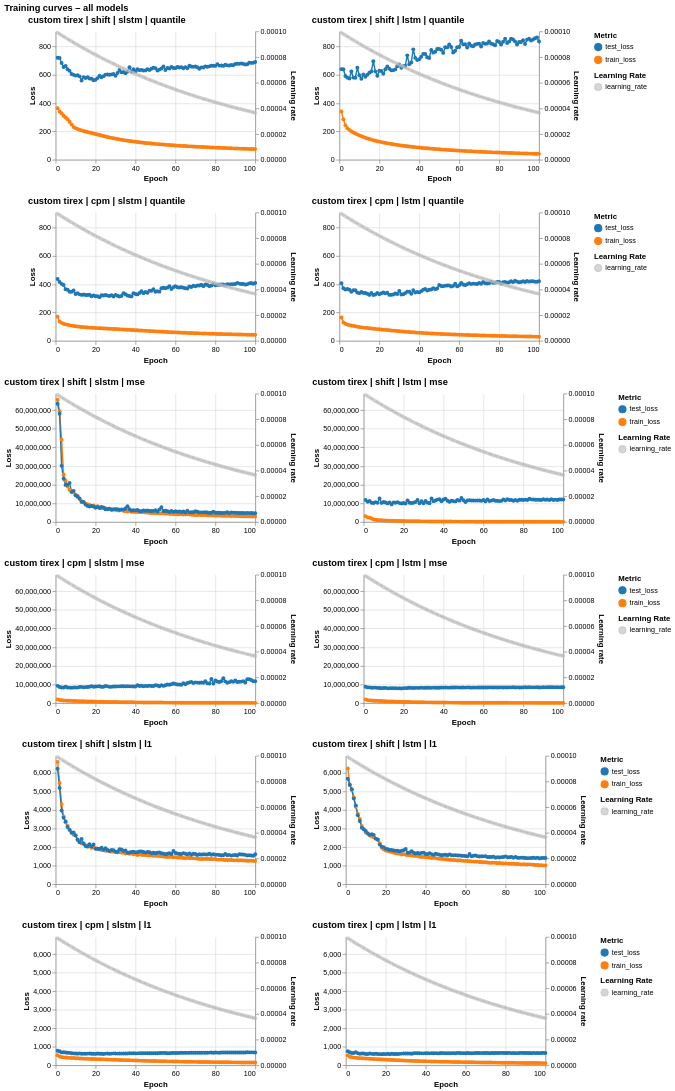

Notebook code for this chart:
### Code cell
for i, chart in enumerate(charts):
    orig_title = chart.title.text if chart.title else ""
    new_title = orig_title.split('_')[0] + ' ' + orig_title.split('_')[1] + ' | '+ ' | '.join(orig_title.split('_')[2:])
    if i%2 == 1:
        # Keep the legend
        charts[i] = chart.properties(title=new_title)
    else:
        # Hide the legend
        charts[i] = chart.encode(
            color=alt.Color("your_field:N", legend=None)
        ).properties(title=new_title)


# plots
cols = 2
rows = [
    alt.hconcat(*charts[i : i + cols], center=True).resolve_scale(color="shared")
    for i in range(0, len(charts), cols)
]

grid = (
    alt.vconcat(*rows,)
    .configure_view(strokeWidth=0)
    .configure_title(anchor="start")
    .properties(title="Training curves – all models")
)
grid

### Figure 1 — Vega-Lite specification as saved in the notebook (floating-point values rounded to 4 significant figures; data arrays with more than 128 entries replaced by an {"elided": "..."} marker saying what was removed)
{"config": {"view": {"continuousWidth": 300, "continuousHeight": 300, "strokeWidth": 0}, "title": {"anchor": "start"}}, "vconcat": [{"hconcat": [{"layer": [{"data": {"name": "data-e160b883706ff45c91ae15be11fde3f0"}, "mark": {"type": "line", "point": true}, "encoding": {"color": {"field": "variable", "scale": {"scheme": "category10"}, "title": "Metric", "type": "nominal"}, "tooltip": [{"field": "epoch", "type": "quantitative"}, {"field": "value", "type": "quantitative"}, {"field": "variable", "type": "nominal"}], "x": {"field": "epoch", "title": "Epoch", "type": "quantitative"}, "y": {"field": "value", "scale": {"domain": [0, 905.7]}, "title": "Loss", "type": "quantitative"}}, "title": "Loss"}, {"data": {"name": "data-c59b2f24dabe30abc28352378b23c16e"}, "mark": {"type": "line", "point": true, "strokeDash": [4, 4]}, "encoding": {"color": {"field": "variable", "scale": {"domain": ["learning_rate"], "range": ["#bbbbbb"]}, "title": "Learning Rate", "type": "nominal"}, "opacity": {"value": 0.6}, "tooltip": [{"field": "epoch", "type": "quantitative"}, {"field": "value", "type": "quantitative"}, {"field": "variable", "type": "nominal"}], "x": {"field": "epoch", "title": "Epoch", "type": "quantitative"}, "y": {"axis": {"orient": "right", "title": "Learning rate"}, "field": "value", "type": "quantitative"}}, "title": "Learning rate"}], "encoding": {"color": {"field": "your_field", "legend": null, "type": "nominal"}}, "height": 180, "resolve": {"scale": {"color": "independent", "y": "independent"}}, "title": "custom tirex | shift | slstm | quantile", "width": 280}, {"layer": [{"data": {"name": "data-446084bda733ddb92069693f94fe278e"}, "mark": {"type": "line", "point": true}, "encoding": {"color": {"field": "variable", "scale": {"scheme": "category10"}, "title": "Metric", "type": "nominal"}, "tooltip": [{"field": "epoch", "type": "quantitative"}, {"field": "value", "type": "quantitative"}, {"field": "variable", "type": "nominal"}], "x": {"field": "epoch", "title": "Epoch", "type": "quantitative"}, "y": {"field": "value", "scale": {"domain": [0, 905.7]}, "title": "Loss", "type": "quantitative"}}, "title": "Loss"}, {"data": {"name": "data-c59b2f24dabe30abc28352378b23c16e"}, "mark": {"type": "line", "point": true, "strokeDash": [4, 4]}, "encoding": {"color": {"field": "variable", "scale": {"domain": ["learning_rate"], "range": ["#bbbbbb"]}, "title": "Learning Rate", "type": "nominal"}, "opacity": {"value": 0.6}, "tooltip": [{"field": "epoch", "type": "quantitative"}, {"field": "value", "type": "quantitative"}, {"field": "variable", "type": "nominal"}], "x": {"field": "epoch", "title": "Epoch", "type": "quantitative"}, "y": {"axis": {"orient": "right", "title": "Learning rate"}, "field": "value", "type": "quantitative"}}, "title": "Learning rate"}], "height": 180, "resolve": {"scale": {"color": "independent", "y": "independent"}}, "title": "custom tirex | shift | lstm | quantile", "width": 280}], "center": true, "resolve": {"scale": {"color": "shared"}}}, {"hconcat": [{"layer": [{"data": {"name": "data-4916400ca1c2d81382f97f8de8934706"}, "mark": {"type": "line", "point": true}, "encoding": {"color": {"field": "variable", "scale": {"scheme": "category10"}, "title": "Metric", "type": "nominal"}, "tooltip": [{"field": "epoch", "type": "quantitative"}, {"field": "value", "type": "quantitative"}, {"field": "variable", "type": "nominal"}], "x": {"field": "epoch", "title": "Epoch", "type": "quantitative"}, "y": {"field": "value", "scale": {"domain": [0, 905.7]}, "title": "Loss", "type": "quantitative"}}, "title": "Loss"}, {"data": {"name": "data-c59b2f24dabe30abc28352378b23c16e"}, "mark": {"type": "line", "point": true, "strokeDash": [4, 4]}, "encoding": {"color": {"field": "variable", "scale": {"domain": ["learning_rate"], "range": ["#bbbbbb"]}, "title": "Learning Rate", "type": "nominal"}, "opacity": {"value": 0.6}, "tooltip": [{"field": "epoch", "type": "quantitative"}, {"field": "value", "type": "quantitative"}, {"field": "variable", "type": "nominal"}], "x": {"field": "epoch", "title": "Epoch", "type": "quantitative"}, "y": {"axis": {"orient": "right", "title": "Learning rate"}, "field": "value", "type": "quantitative"}}, "title": "Learning rate"}], "encoding": {"color": {"field": "your_field", "legend": null, "type": "nominal"}}, "height": 180, "resolve": {"scale": {"color": "independent", "y": "independent"}}, "title": "custom tirex | cpm | slstm | quantile", "width": 280}, {"layer": [{"data": {"name": "data-f36bab07d07279cf75336cc0d14f1858"}, "mark": {"type": "line", "point": true}, "encoding": {"color": {"field": "variable", "scale": {"scheme": "category10"}, "title": "Metric", "type": "nominal"}, "tooltip": [{"field": "epoch", "type": "quantitative"}, {"field": "value", "type": "quantitative"}, {"field": "variable", "type": "nominal"}], "x": {"field": "epoch", "title": "Epoch", "type": "quantitative"}, "y": {"field": "value", "scale": {"domain": [0, 905.7]}, "title": "Loss", "type": "quantitative"}}, "title": "Loss"}, {"data": {"name": "data-c59b2f24dabe30abc28352378b23c16e"}, "mark": {"type": "line", "point": true, "strokeDash": [4, 4]}, "encoding": {"color": {"field": "variable", "scale": {"domain": ["learning_rate"], "range": ["#bbbbbb"]}, "title": "Learning Rate", "type": "nominal"}, "opacity": {"value": 0.6}, "tooltip": [{"field": "epoch", "type": "quantitative"}, {"field": "value", "type": "quantitative"}, {"field": "variable", "type": "nominal"}], "x": {"field": "epoch", "title": "Epoch", "type": "quantitative"}, "y": {"axis": {"orient": "right", "title": "Learning rate"}, "field": "value", "type": "quantitative"}}, "title": "Learning rate"}], "height": 180, "resolve": {"scale": {"color": "independent", "y": "independent"}}, "title": "custom tirex | cpm | lstm | quantile", "width": 280}], "center": true, "resolve": {"scale": {"color": "shared"}}}, {"hconcat": [{"layer": [{"data": {"name": "data-832f4e20a48864a17a51449ea79612e0"}, "mark": {"type": "line", "point": true}, "encoding": {"color": {"field": "variable", "scale": {"scheme": "category10"}, "title": "Metric", "type": "nominal"}, "tooltip": [{"field": "epoch", "type": "quantitative"}, {"field": "value", "type": "quantitative"}, {"field": "variable", "type": "nominal"}], "x": {"field": "epoch", "title": "Epoch", "type": "quantitative"}, "y": {"field": "value", "scale": {"domain": [0, 68880000.0]}, "title": "Loss", "type": "quantitative"}}, "title": "Loss"}, {"data": {"name": "data-c59b2f24dabe30abc28352378b23c16e"}, "mark": {"type": "line", "point": true, "strokeDash": [4, 4]}, "encoding": {"color": {"field": "variable", "scale": {"domain": ["learning_rate"], "range": ["#bbbbbb"]}, "title": "Learning Rate", "type": "nominal"}, "opacity": {"value": 0.6}, "tooltip": [{"field": "epoch", "type": "quantitative"}, {"field": "value", "type": "quantitative"}, {"field": "variable", "type": "nominal"}], "x": {"field": "epoch", "title": "Epoch", "type": "quantitative"}, "y": {"axis": {"orient": "right", "title": "Learning rate"}, "field": "value", "type": "quantitative"}}, "title": "Learning rate"}], "encoding": {"color": {"field": "your_field", "legend": null, "type": "nominal"}}, "height": 180, "resolve": {"scale": {"color": "independent", "y": "independent"}}, "title": "custom tirex | shift | slstm | mse", "width": 280}, {"layer": [{"data": {"name": "data-2c4bd7f605ac75f06093d7a33afa9b02"}, "mark": {"type": "line", "point": true}, "encoding": {"color": {"field": "variable", "scale": {"scheme": "category10"}, "title": "Metric", "type": "nominal"}, "tooltip": [{"field": "epoch", "type": "quantitative"}, {"field": "value", "type": "quantitative"}, {"field": "variable", "type": "nominal"}], "x": {"field": "epoch", "title": "Epoch", "type": "quantitative"}, "y": {"field": "value", "scale": {"domain": [0, 68880000.0]}, "title": "Loss", "type": "quantitative"}}, "title": "Loss"}, {"data": {"name": "data-c59b2f24dabe30abc28352378b23c16e"}, "mark": {"type": "line", "point": true, "strokeDash": [4, 4]}, "encoding": {"color": {"field": "variable", "scale": {"domain": ["learning_rate"], "range": ["#bbbbbb"]}, "title": "Learning Rate", "type": "nominal"}, "opacity": {"value": 0.6}, "tooltip": [{"field": "epoch", "type": "quantitative"}, {"field": "value", "type": "quantitative"}, {"field": "variable", "type": "nominal"}], "x": {"field": "epoch", "title": "Epoch", "type": "quantitative"}, "y": {"axis": {"orient": "right", "title": "Learning rate"}, "field": "value", "type": "quantitative"}}, "title": "Learning rate"}], "height": 180, "resolve": {"scale": {"color": "independent", "y": "independent"}}, "title": "custom tirex | shift | lstm | mse", "width": 280}], "center": true, "resolve": {"scale": {"color": "shared"}}}, {"hconcat": [{"layer": [{"data": {"name": "data-020d85d67cd02f6775e32ec3ca1fc64e"}, "mark": {"type": "line", "point": true}, "encoding": {"color": {"field": "variable", "scale": {"scheme": "category10"}, "title": "Metric", "type": "nominal"}, "tooltip": [{"field": "epoch", "type": "quantitative"}, {"field": "value", "type": "quantitative"}, {"field": "variable", "type": "nominal"}], "x": {"field": "epoch", "title": "Epoch", "type": "quantitative"}, "y": {"field": "value", "scale": {"domain": [0, 68880000.0]}, "title": "Loss", "type": "quantitative"}}, "title": "Loss"}, {"data": {"name": "data-c59b2f24dabe30abc28352378b23c16e"}, "mark": {"type": "line", "point": true, "strokeDash": [4, 4]}, "encoding": {"color": {"field": "variable", "scale": {"domain": ["learning_rate"], "range": ["#bbbbbb"]}, "title": "Learning Rate", "type": "nominal"}, "opacity": {"value": 0.6}, "tooltip": [{"field": "epoch", "type": "quantitative"}, {"field": "value", "type": "quantitative"}, {"field": "variable", "type": "nominal"}], "x": {"field": "epoch", "title": "Epoch", "type": "quantitative"}, "y": {"axis": {"orient": "right", "title": "Learning rate"}, "field": "value", "type": "quantitative"}}, "title": "Learning rate"}], "encoding": {"color": {"field": "your_field", "legend": null, "type": "nominal"}}, "height": 180, "resolve": {"scale": {"color": "independent", "y": "independent"}}, "title": "custom tirex | cpm | slstm | mse", "width": 280}, {"layer": [{"data": {"name": "data-51304d7a612e3e149d52b81be0ab3a85"}, "mark": {"type": "line", "point": true}, "encoding": {"color": {"field": "variable", "scale": {"scheme": "category10"}, "title": "Metric", "type": "nominal"}, "tooltip": [{"field": "epoch", "type": "quantitative"}, {"field": "value", "type": "quantitative"}, {"field": "variable", "type": "nominal"}], "x": {"field": "epoch", "title": "Epoch", "type": "quantitative"}, "y": {"field": "value", "scale": {"domain": [0, 68880000.0]}, "title": "Loss", "type": "quantitative"}}, "title": "Loss"}, {"data": {"name": "data-c59b2f24dabe30abc28352378b23c16e"}, "mark": {"type": "line", "point": true, "strokeDash": [4, 4]}, "encoding": {"color": {"field": "variable", "scale": {"domain": ["learning_rate"], "range": ["#bbbbbb"]}, "title": "Learning Rate", "type": "nominal"}, "opacity": {"value": 0.6}, "tooltip": [{"field": "epoch", "type": "quantitative"}, {"field": "value", "type": "quantitative"}, {"field": "variable", "type": "nominal"}], "x": {"field": "epoch", "title": "Epoch", "type": "quantitative"}, "y": {"axis": {"orient": "right", "title": "Learning rate"}, "field": "value", "type": "quantitative"}}, "title": "Learning rate"}], "height": 180, "resolve": {"scale": {"color": "independent", "y": "independent"}}, "title": "custom tirex | cpm | lstm | mse", "width": 280}], "center": true, "resolve": {"scale": {"color": "shared"}}}, {"hconcat": [{"layer": [{"data": {"name": "data-70565da435734e2eab4aab2dfa29ec20"}, "mark": {"type": "line", "point": true}, "encoding": {"color": {"field": "variable", "scale": {"scheme": "category10"}, "title": "Metric", "type": "nominal"}, "tooltip": [{"field": "epoch", "type": "quantitative"}, {"field": "value", "type": "quantitative"}, {"field": "variable", "type": "nominal"}], "x": {"field": "epoch", "title": "Epoch", "type": "quantitative"}, "y": {"field": "value", "scale": {"domain": [0, 6925.0]}, "title": "Loss", "type": "quantitative"}}, "title": "Loss"}, {"data": {"name": "data-c59b2f24dabe30abc28352378b23c16e"}, "mark": {"type": "line", "point": true, "strokeDash": [4, 4]}, "encoding": {"color": {"field": "variable", "scale": {"domain": ["learning_rate"], "range": ["#bbbbbb"]}, "title": "Learning Rate", "type": "nominal"}, "opacity": {"value": 0.6}, "tooltip": [{"field": "epoch", "type": "quantitative"}, {"field": "value", "type": "quantitative"}, {"field": "variable", "type": "nominal"}], "x": {"field": "epoch", "title": "Epoch", "type": "quantitative"}, "y": {"axis": {"orient": "right", "title": "Learning rate"}, "field": "value", "type": "quantitative"}}, "title": "Learning rate"}], "encoding": {"color": {"field": "your_field", "legend": null, "type": "nominal"}}, "height": 180, "resolve": {"scale": {"color": "independent", "y": "independent"}}, "title": "custom tirex | shift | slstm | l1", "width": 280}, {"layer": [{"data": {"name": "data-58ec896b449de046d33d1ebfc8aba13f"}, "mark": {"type": "line", "point": true}, "encoding": {"color": {"field": "variable", "scale": {"scheme": "category10"}, "title": "Metric", "type": "nominal"}, "tooltip": [{"field": "epoch", "type": "quantitative"}, {"field": "value", "type": "quantitative"}, {"field": "variable", "type": "nominal"}], "x": {"field": "epoch", "title": "Epoch", "type": "quantitative"}, "y": {"field": "value", "scale": {"domain": [0, 6925.0]}, "title": "Loss", "type": "quantitative"}}, "title": "Loss"}, {"data": {"name": "data-c59b2f24dabe30abc28352378b23c16e"}, "mark": {"type": "line", "point": true, "strokeDash": [4, 4]}, "encoding": {"color": {"field": "variable", "scale": {"domain": ["learning_rate"], "range": ["#bbbbbb"]}, "title": "Learning Rate", "type": "nominal"}, "opacity": {"value": 0.6}, "tooltip": [{"field": "epoch", "type": "quantitative"}, {"field": "value", "type": "quantitative"}, {"field": "variable", "type": "nominal"}], "x": {"field": "epoch", "title": "Epoch", "type": "quantitative"}, "y": {"axis": {"orient": "right", "title": "Learning rate"}, "field": "value", "type": "quantitative"}}, "title": "Learning rate"}], "height": 180, "resolve": {"scale": {"color": "independent", "y": "independent"}}, "title": "custom tirex | shift | lstm | l1", "width": 280}], "center": true, "resolve": {"scale": {"color": "shared"}}}, {"hconcat": [{"layer": [{"data": {"name": "data-4127f08ce3bf360225fde003c21cc944"}, "mark": {"type": "line", "point": true}, "encoding": {"color": {"field": "variable", "scale": {"scheme": "category10"}, "title": "Metric", "type": "nominal"}, "tooltip": [{"field": "epoch", "type": "quantitative"}, {"field": "value", "type": "quantitative"}, {"field": "variable", "type": "nominal"}], "x": {"field": "epoch", "title": "Epoch", "type": "quantitative"}, "y": {"field": "value", "scale": {"domain": [0, 6925.0]}, "title": "Loss", "type": "quantitative"}}, "title": "Loss"}, {"data": {"name": "data-c59b2f24dabe30abc28352378b23c16e"}, "mark": {"type": "line", "point": true, "strokeDash": [4, 4]}, "encoding": {"color": {"field": "variable", "scale": {"domain": ["learning_rate"], "range": ["#bbbbbb"]}, "title": "Learning Rate", "type": "nominal"}, "opacity": {"value": 0.6}, "tooltip": [{"field": "epoch", "type": "quantitative"}, {"field": "value", "type": "quantitative"}, {"field": "variable", "type": "nominal"}], "x": {"field": "epoch", "title": "Epoch", "type": "quantitative"}, "y": {"axis": {"orient": "right", "title": "Learning rate"}, "field": "value", "type": "quantitative"}}, "title": "Learning rate"}], "encoding": {"color": {"field": "your_field", "legend": null, "type": "nominal"}}, "height": 180, "resolve": {"scale": {"color": "independent", "y": "independent"}}, "title": "custom tirex | cpm | slstm | l1", "width": 280}, {"layer": [{"data": {"name": "data-d0600f0dfe5b70e73d795cccc0c69861"}, "mark": {"type": "line", "point": true}, "encoding": {"color": {"field": "variable", "scale": {"scheme": "category10"}, "title": "Metric", "type": "nominal"}, "tooltip": [{"field": "epoch", "type": "quantitative"}, {"field": "value", "type": "quantitative"}, {"field": "variable", "type": "nominal"}], "x": {"field": "epoch", "title": "Epoch", "type": "quantitative"}, "y": {"field": "value", "scale": {"domain": [0, 6925.0]}, "title": "Loss", "type": "quantitative"}}, "title": "Loss"}, {"data": {"name": "data-c59b2f24dabe30abc28352378b23c16e"}, "mark": {"type": "line", "point": true, "strokeDash": [4, 4]}, "encoding": {"color": {"field": "variable", "scale": {"domain": ["learning_rate"], "range": ["#bbbbbb"]}, "title": "Learning Rate", "type": "nominal"}, "opacity": {"value": 0.6}, "tooltip": [{"field": "epoch", "type": "quantitative"}, {"field": "value", "type": "quantitative"}, {"field": "variable", "type": "nominal"}], "x": {"field": "epoch", "title": "Epoch", "type": "quantitative"}, "y": {"axis": {"orient": "right", "title": "Learning rate"}, "field": "value", "type": "quantitative"}}, "title": "Learning rate"}], "height": 180, "resolve": {"scale": {"color": "independent", "y": "independent"}}, "title": "custom tirex | cpm | lstm | l1", "width": 280}], "center": true, "resolve": {"scale": {"color": "shared"}}}], "title": "Training curves – all models", "$schema": "https://vega.github.io/schema/vega-lite/v6.4.1.json", "datasets": {"data-e160b883706ff45c91ae15be11fde3f0": {"elided": "200 records"}, "data-c59b2f24dabe30abc28352378b23c16e": [{"epoch": 1, "variable": "learning_rate", "value": 9.9e-05}, {"epoch": 2, "variable": "learning_rate", "value": 9.801e-05}, {"epoch": 3, "variable": "learning_rate", "value": 9.703e-05}, {"epoch": 4, "variable": "learning_rate", "value": 9.606e-05}, {"epoch": 5, "variable": "learning_rate", "value": 9.51e-05}, {"epoch": 6, "variable": "learning_rate", "value": 9.415e-05}, {"epoch": 7, "variable": "learning_rate", "value": 9.321e-05}, {"epoch": 8, "variable": "learning_rate", "value": 9.227e-05}, {"epoch": 9, "variable": "learning_rate", "value": 9.135e-05}, {"epoch": 10, "variable": "learning_rate", "value": 9.044e-05}, {"epoch": 11, "variable": "learning_rate", "value": 8.953e-05}, {"epoch": 12, "variable": "learning_rate", "value": 8.864e-05}, {"epoch": 13, "variable": "learning_rate", "value": 8.775e-05}, {"epoch": 14, "variable": "learning_rate", "value": 8.687e-05}, {"epoch": 15, "variable": "learning_rate", "value": 8.601e-05}, {"epoch": 16, "variable": "learning_rate", "value": 8.515e-05}, {"epoch": 17, "variable": "learning_rate", "value": 8.429e-05}, {"epoch": 18, "variable": "learning_rate", "value": 8.345e-05}, {"epoch": 19, "variable": "learning_rate", "value": 8.262e-05}, {"epoch": 20, "variable": "learning_rate", "value": 8.179e-05}, {"epoch": 21, "variable": "learning_rate", "value": 8.097e-05}, {"epoch": 22, "variable": "learning_rate", "value": 8.016e-05}, {"epoch": 23, "variable": "learning_rate", "value": 7.936e-05}, {"epoch": 24, "variable": "learning_rate", "value": 7.857e-05}, {"epoch": 25, "variable": "learning_rate", "value": 7.778e-05}, {"epoch": 26, "variable": "learning_rate", "value": 7.7e-05}, {"epoch": 27, "variable": "learning_rate", "value": 7.623e-05}, {"epoch": 28, "variable": "learning_rate", "value": 7.547e-05}, {"epoch": 29, "variable": "learning_rate", "value": 7.472e-05}, {"epoch": 30, "variable": "learning_rate", "value": 7.397e-05}, {"epoch": 31, "variable": "learning_rate", "value": 7.323e-05}, {"epoch": 32, "variable": "learning_rate", "value": 7.25e-05}, {"epoch": 33, "variable": "learning_rate", "value": 7.177e-05}, {"epoch": 34, "variable": "learning_rate", "value": 7.106e-05}, {"epoch": 35, "variable": "learning_rate", "value": 7.034e-05}, {"epoch": 36, "variable": "learning_rate", "value": 6.964e-05}, {"epoch": 37, "variable": "learning_rate", "value": 6.894e-05}, {"epoch": 38, "variable": "learning_rate", "value": 6.826e-05}, {"epoch": 39, "variable": "learning_rate", "value": 6.757e-05}, {"epoch": 40, "variable": "learning_rate", "value": 6.69e-05}, {"epoch": 41, "variable": "learning_rate", "value": 6.623e-05}, {"epoch": 42, "variable": "learning_rate", "value": 6.557e-05}, {"epoch": 43, "variable": "learning_rate", "value": 6.491e-05}, {"epoch": 44, "variable": "learning_rate", "value": 6.426e-05}, {"epoch": 45, "variable": "learning_rate", "value": 6.362e-05}, {"epoch": 46, "variable": "learning_rate", "value": 6.298e-05}, {"epoch": 47, "variable": "learning_rate", "value": 6.235e-05}, {"epoch": 48, "variable": "learning_rate", "value": 6.173e-05}, {"epoch": 49, "variable": "learning_rate", "value": 6.111e-05}, {"epoch": 50, "variable": "learning_rate", "value": 6.05e-05}, {"epoch": 51, "variable": "learning_rate", "value": 5.99e-05}, {"epoch": 52, "variable": "learning_rate", "value": 5.93e-05}, {"epoch": 53, "variable": "learning_rate", "value": 5.87e-05}, {"epoch": 54, "variable": "learning_rate", "value": 5.812e-05}, {"epoch": 55, "variable": "learning_rate", "value": 5.754e-05}, {"epoch": 56, "variable": "learning_rate", "value": 5.696e-05}, {"epoch": 57, "variable": "learning_rate", "value": 5.639e-05}, {"epoch": 58, "variable": "learning_rate", "value": 5.583e-05}, {"epoch": 59, "variable": "learning_rate", "value": 5.527e-05}, {"epoch": 60, "variable": "learning_rate", "value": 5.472e-05}, {"epoch": 61, "variable": "learning_rate", "value": 5.417e-05}, {"epoch": 62, "variable": "learning_rate", "value": 5.363e-05}, {"epoch": 63, "variable": "learning_rate", "value": 5.309e-05}, {"epoch": 64, "variable": "learning_rate", "value": 5.256e-05}, {"epoch": 65, "variable": "learning_rate", "value": 5.203e-05}, {"epoch": 66, "variable": "learning_rate", "value": 5.151e-05}, {"epoch": 67, "variable": "learning_rate", "value": 5.1e-05}, {"epoch": 68, "variable": "learning_rate", "value": 5.049e-05}, {"epoch": 69, "variable": "learning_rate", "value": 4.998e-05}, {"epoch": 70, "variable": "learning_rate", "value": 4.948e-05}, {"epoch": 71, "variable": "learning_rate", "value": 4.899e-05}, {"epoch": 72, "variable": "learning_rate", "value": 4.85e-05}, {"epoch": 73, "variable": "learning_rate", "value": 4.801e-05}, {"epoch": 74, "variable": "learning_rate", "value": 4.753e-05}, {"epoch": 75, "variable": "learning_rate", "value": 4.706e-05}, {"epoch": 76, "variable": "learning_rate", "value": 4.659e-05}, {"epoch": 77, "variable": "learning_rate", "value": 4.612e-05}, {"epoch": 78, "variable": "learning_rate", "value": 4.566e-05}, {"epoch": 79, "variable": "learning_rate", "value": 4.52e-05}, {"epoch": 80, "variable": "learning_rate", "value": 4.475e-05}, {"epoch": 81, "variable": "learning_rate", "value": 4.43e-05}, {"epoch": 82, "variable": "learning_rate", "value": 4.386e-05}, {"epoch": 83, "variable": "learning_rate", "value": 4.342e-05}, {"epoch": 84, "variable": "learning_rate", "value": 4.299e-05}, {"epoch": 85, "variable": "learning_rate", "value": 4.256e-05}, {"epoch": 86, "variable": "learning_rate", "value": 4.213e-05}, {"epoch": 87, "variable": "learning_rate", "value": 4.171e-05}, {"epoch": 88, "variable": "learning_rate", "value": 4.129e-05}, {"epoch": 89, "variable": "learning_rate", "value": 4.088e-05}, {"epoch": 90, "variable": "learning_rate", "value": 4.047e-05}, {"epoch": 91, "variable": "learning_rate", "value": 4.007e-05}, {"epoch": 92, "variable": "learning_rate", "value": 3.967e-05}, {"epoch": 93, "variable": "learning_rate", "value": 3.927e-05}, {"epoch": 94, "variable": "learning_rate", "value": 3.888e-05}, {"epoch": 95, "variable": "learning_rate", "value": 3.849e-05}, {"epoch": 96, "variable": "learning_rate", "value": 3.81e-05}, {"epoch": 97, "variable": "learning_rate", "value": 3.772e-05}, {"epoch": 98, "variable": "learning_rate", "value": 3.735e-05}, {"epoch": 99, "variable": "learning_rate", "value": 3.697e-05}, {"epoch": 100, "variable": "learning_rate", "value": 3.66e-05}], "data-446084bda733ddb92069693f94fe278e": {"elided": "200 records"}, "data-4916400ca1c2d81382f97f8de8934706": {"elided": "200 records"}, "data-f36bab07d07279cf75336cc0d14f1858": {"elided": "200 records"}, "data-832f4e20a48864a17a51449ea79612e0": {"elided": "200 records"}, "data-2c4bd7f605ac75f06093d7a33afa9b02": {"elided": "200 records"}, "data-020d85d67cd02f6775e32ec3ca1fc64e": {"elided": "200 records"}, "data-51304d7a612e3e149d52b81be0ab3a85": {"elided": "200 records"}, "data-70565da435734e2eab4aab2dfa29ec20": {"elided": "200 records"}, "data-58ec896b449de046d33d1ebfc8aba13f": {"elided": "200 records"}, "data-4127f08ce3bf360225fde003c21cc944": {"elided": "200 records"}, "data-d0600f0dfe5b70e73d795cccc0c69861": {"elided": "200 records"}}}
